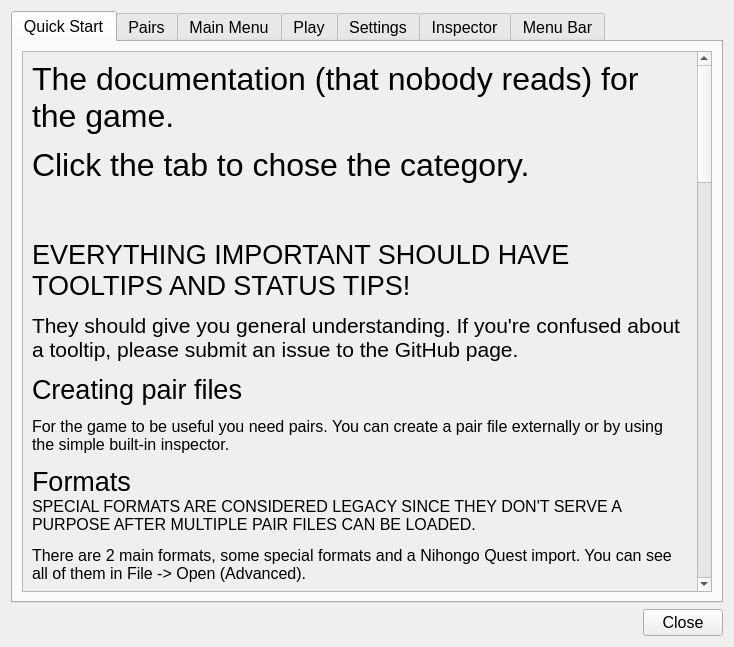
<?xml version="1.0" encoding="UTF-8"?>
<ui version="4.0">
 <class>documentation</class>
 <widget class="QWidget" name="documentation">
  <property name="geometry">
   <rect>
    <x>0</x>
    <y>0</y>
    <width>734</width>
    <height>647</height>
   </rect>
  </property>
  <property name="font">
   <font>
    <pointsize>12</pointsize>
   </font>
  </property>
  <property name="windowTitle">
   <string>Documentation</string>
  </property>
  <layout class="QVBoxLayout" name="verticalLayout">
   <item>
    <widget class="QTabWidget" name="tabWidget">
     <property name="currentIndex">
      <number>0</number>
     </property>
     <widget class="QWidget" name="tab_quickstart_2">
      <attribute name="title">
       <string>Quick Start</string>
      </attribute>
      <layout class="QVBoxLayout" name="verticalLayout_17">
       <item>
        <widget class="QScrollArea" name="scrollArea_8">
         <property name="widgetResizable">
          <bool>true</bool>
         </property>
         <widget class="QWidget" name="scrollAreaWidgetContents_9">
          <property name="geometry">
           <rect>
            <x>0</x>
            <y>-2207</y>
            <width>684</width>
            <height>2752</height>
           </rect>
          </property>
          <layout class="QVBoxLayout" name="verticalLayout_18">
           <item>
            <widget class="QLabel" name="label_11">
             <property name="font">
              <font>
               <pointsize>20</pointsize>
              </font>
             </property>
             <property name="cursor">
              <cursorShape>IBeamCursor</cursorShape>
             </property>
             <property name="text">
              <string>&lt;html&gt;&lt;head/&gt;&lt;body&gt;&lt;p&gt;&lt;span style=&quot; font-size:24pt;&quot;&gt;The documentation (that nobody reads) for the game.&lt;/span&gt;&lt;/p&gt;&lt;p&gt;&lt;span style=&quot; font-size:24pt;&quot;&gt;Click the tab to chose the category.&lt;/span&gt;&lt;/p&gt;&lt;/body&gt;&lt;/html&gt;</string>
             </property>
             <property name="wordWrap">
              <bool>true</bool>
             </property>
             <property name="textInteractionFlags">
              <set>Qt::LinksAccessibleByMouse|Qt::TextSelectableByMouse</set>
             </property>
            </widget>
           </item>
           <item>
            <widget class="QLabel" name="label_12">
             <property name="font">
              <font>
               <pointsize>12</pointsize>
              </font>
             </property>
             <property name="cursor">
              <cursorShape>IBeamCursor</cursorShape>
             </property>
             <property name="text">
              <string>&lt;html&gt;&lt;head/&gt;&lt;body&gt;&lt;p&gt;&lt;br/&gt;&lt;/p&gt;&lt;p&gt;&lt;span style=&quot; font-size:20pt;&quot;&gt;EVERYTHING IMPORTANT SHOULD HAVE TOOLTIPS AND STATUS TIPS!&lt;/span&gt;&lt;/p&gt;&lt;p&gt;&lt;span style=&quot; font-size:16pt;&quot;&gt;They should give you general understanding. If you're confused about a tooltip, please submit an issue to the GitHub page.&lt;/span&gt;&lt;/p&gt;&lt;p&gt;&lt;span style=&quot; font-size:20pt;&quot;&gt;Creating pair files&lt;/span&gt;&lt;/p&gt;&lt;p&gt;For the game to be useful you need pairs. You can create a pair file externally or by using the simple built-in inspector.&lt;/p&gt;&lt;p&gt;&lt;span style=&quot; font-size:20pt;&quot;&gt;Formats&lt;br/&gt;&lt;/span&gt;SPECIAL FORMATS ARE CONSIDERED LEGACY SINCE THEY DON'T SERVE A PURPOSE AFTER MULTIPLE PAIR FILES CAN BE LOADED.&lt;/p&gt;&lt;p&gt;There are 2 main formats, some special formats and a Nihongo Quest import. You can see all of them in File -&amp;gt; Open (Advanced).&lt;/p&gt;&lt;p&gt;The two modes you should be aware of are Default CSV and Default JSON. You should write your pairs in Default CSV or in the inspector since those are the easiest to use. The inspector will create JSON files.&lt;/p&gt;&lt;p&gt;A pair can have as many questions or answers as you want. The reason why it can have many questions is because you can flip questions and answers so that answers are questions and questions are answers.&lt;/p&gt;&lt;/body&gt;&lt;/html&gt;</string>
             </property>
             <property name="wordWrap">
              <bool>true</bool>
             </property>
             <property name="textInteractionFlags">
              <set>Qt::LinksAccessibleByMouse|Qt::TextSelectableByMouse</set>
             </property>
            </widget>
           </item>
           <item>
            <widget class="QTabWidget" name="tabWidget_examples_2">
             <property name="minimumSize">
              <size>
               <width>0</width>
               <height>400</height>
              </size>
             </property>
             <property name="maximumSize">
              <size>
               <width>16777215</width>
               <height>400</height>
              </size>
             </property>
             <property name="font">
              <font>
               <pointsize>12</pointsize>
              </font>
             </property>
             <property name="currentIndex">
              <number>0</number>
             </property>
             <widget class="QWidget" name="tab_examples_csv_default_2">
              <attribute name="title">
               <string>Default CSV</string>
              </attribute>
              <layout class="QVBoxLayout" name="verticalLayout_19">
               <item>
                <widget class="QScrollArea" name="scrollArea_9">
                 <property name="font">
                  <font>
                   <pointsize>12</pointsize>
                  </font>
                 </property>
                 <property name="widgetResizable">
                  <bool>true</bool>
                 </property>
                 <widget class="QWidget" name="scrollAreaWidgetContents_10">
                  <property name="geometry">
                   <rect>
                    <x>0</x>
                    <y>0</y>
                    <width>648</width>
                    <height>336</height>
                   </rect>
                  </property>
                  <layout class="QVBoxLayout" name="verticalLayout_20">
                   <item alignment="Qt::AlignTop">
                    <widget class="QLabel" name="label_13">
                     <property name="cursor">
                      <cursorShape>IBeamCursor</cursorShape>
                     </property>
                     <property name="text">
                      <string>&lt;html&gt;&lt;head/&gt;&lt;body&gt;&lt;p&gt;Question1&lt;br/&gt;Answer1&lt;br/&gt;Question2a,Question2b,Question2c&lt;br/&gt;Answer2a&lt;br/&gt;What is the capital of Japan?&lt;br/&gt;Tokyo&lt;br/&gt;What is the tallest mountain in the world?&lt;br/&gt;Mount Everest,Everest&lt;br/&gt;What is 5 + 3?&lt;br/&gt;8&lt;br/&gt;What is the currency of the United States?&lt;br/&gt;Dollar,US Dollar,USD&lt;/p&gt;&lt;/body&gt;&lt;/html&gt;</string>
                     </property>
                     <property name="wordWrap">
                      <bool>true</bool>
                     </property>
                     <property name="textInteractionFlags">
                      <set>Qt::LinksAccessibleByMouse|Qt::TextSelectableByMouse</set>
                     </property>
                    </widget>
                   </item>
                  </layout>
                 </widget>
                </widget>
               </item>
              </layout>
             </widget>
             <widget class="QWidget" name="tab_examples_json_2">
              <attribute name="title">
               <string>Default JSON</string>
              </attribute>
              <layout class="QVBoxLayout" name="verticalLayout_21">
               <item>
                <widget class="QScrollArea" name="scrollArea_10">
                 <property name="widgetResizable">
                  <bool>true</bool>
                 </property>
                 <widget class="QWidget" name="scrollAreaWidgetContents_11">
                  <property name="geometry">
                   <rect>
                    <x>0</x>
                    <y>0</y>
                    <width>413</width>
                    <height>932</height>
                   </rect>
                  </property>
                  <layout class="QVBoxLayout" name="verticalLayout_22">
                   <item>
                    <widget class="QLabel" name="label_14">
                     <property name="font">
                      <font>
                       <pointsize>12</pointsize>
                      </font>
                     </property>
                     <property name="cursor">
                      <cursorShape>IBeamCursor</cursorShape>
                     </property>
                     <property name="text">
                      <string>{
    &quot;This title doesn't matter for now.&quot;: [
        {
            &quot;question&quot;: [
                &quot;What is 5 + 3?&quot;
            ],
            &quot;answer&quot;: [
                &quot;8&quot;
            ]
        },
        {
            &quot;question&quot;: [
                &quot;What is the tallest mountain in the world?&quot;
            ],
            &quot;answer&quot;: [
                &quot;Mount Everest&quot;,
                &quot;Everest&quot;
            ]
        },
        {
            &quot;question&quot;: [
                &quot;What is the capital of Japan?&quot;
            ],
            &quot;answer&quot;: [
                &quot;Tokyo&quot;
            ]
        },
        {
            &quot;question&quot;: [
                &quot;What is the currency of the United States?&quot;
            ],
            &quot;answer&quot;: [
                &quot;Dollar&quot;,
                &quot;US Dollar&quot;,
                &quot;USD&quot;
            ]
        }
    ]
}
</string>
                     </property>
                     <property name="textInteractionFlags">
                      <set>Qt::LinksAccessibleByMouse|Qt::TextSelectableByMouse</set>
                     </property>
                    </widget>
                   </item>
                  </layout>
                 </widget>
                </widget>
               </item>
              </layout>
             </widget>
            </widget>
           </item>
           <item>
            <widget class="QLabel" name="label_15">
             <property name="cursor">
              <cursorShape>IBeamCursor</cursorShape>
             </property>
             <property name="text">
              <string>&lt;html&gt;&lt;head/&gt;&lt;body&gt;&lt;p&gt;As you can see, it follows a format where uneven lines are questions and even lines are answers.&lt;/p&gt;&lt;p&gt;&lt;span style=&quot; font-size:20pt;&quot;&gt;Importing pairs&lt;/span&gt;&lt;/p&gt;&lt;p&gt;This is really easy. Just go File -&amp;gt; Open or Open (Advanced) and choose the file or files you have made. Advanced gives more control over what do you want to import, but normal open should work 99.9% of the time.&lt;/p&gt;&lt;p&gt;After you have imported the pairs you can see on the bottom of the main menu screen that &amp;quot;Loaded [Amount of pairs] pairs from [Filename].&amp;quot; or &amp;quot;Loaded [Amount of pairs] pairs from multiple files. That means you have successfully imported the pairs.&lt;/p&gt;&lt;p&gt;&lt;br/&gt;&lt;/p&gt;&lt;p&gt;&lt;span style=&quot; font-size:20pt;&quot;&gt;Playing the game&lt;/span&gt;&lt;/p&gt;&lt;p&gt;You can choose from 3 modes, 3 question orders and whether to flip the questions and answers.&lt;/p&gt;&lt;p&gt;&lt;br/&gt;&lt;/p&gt;&lt;p&gt;&lt;span style=&quot; font-size:16pt;&quot;&gt;Modes:&lt;/span&gt;&lt;/p&gt;&lt;p&gt;Normal: This is a generic mode where a question is asked and you have to input the answer.&lt;/p&gt;&lt;p&gt;Multiple Choice: In this you can choose from answer candidates taken from the pairs.&lt;/p&gt;&lt;p&gt;Survive!: This is like Normal, but you can fail only a specified amount of times.&lt;br/&gt;&lt;/p&gt;&lt;p&gt;&lt;span style=&quot; font-size:16pt;&quot;&gt;Question orders:&lt;/span&gt;&lt;/p&gt;&lt;p&gt;Forward: Go forward from question 1 to the last question. After that returns back to question one etc.&lt;/p&gt;&lt;p&gt;Reverse: Go backwards from last question to question 1. After that returns back to the last question etc.&lt;/p&gt;&lt;p&gt;Random: Goes through the questions in a random order with a simple never repeat way.&lt;/p&gt;&lt;p&gt;&lt;span style=&quot; font-size:16pt;&quot;&gt;Other:&lt;/span&gt;&lt;/p&gt;&lt;p&gt;Flip questions and answers: This flips questions and answers so that now questions are answers and answers are questions.&lt;/p&gt;&lt;p&gt;&lt;br/&gt;&lt;/p&gt;&lt;p&gt;After selecting the wanted modes you can press the &amp;quot;Play&amp;quot; button at the bottom of the screen. That throws you into the gameplay section.&lt;/p&gt;&lt;p&gt;&lt;br/&gt;&lt;/p&gt;&lt;p&gt;&lt;span style=&quot; font-size:20pt;&quot;&gt;Gameplay tricks&lt;/span&gt;&lt;/p&gt;&lt;p&gt;There are some neat things you can do in gameplay. Other than answerring the question.&lt;/p&gt;&lt;p&gt;&amp;quot;c&amp;quot; or &amp;quot;correct&amp;quot;: Shows the correct answer. Breaks your streak.&lt;/p&gt;&lt;p&gt;&amp;quot;seek NUMBER&amp;quot;: Seeks to the specified number. Does not break your streak.&lt;/p&gt;&lt;p&gt;&amp;quot;q&amp;quot; or &amp;quot;quit&amp;quot;: Quits back to main menu. Breaks your streak (For now)&lt;/p&gt;&lt;p&gt;You can also just go back to the Main Menu tab by clicking it and start a new game.&lt;/p&gt;&lt;p&gt;&lt;br/&gt;&lt;/p&gt;&lt;p&gt;In Multiple Choice to quit the game you have to just click the Main Menu tab.&lt;/p&gt;&lt;/body&gt;&lt;/html&gt;</string>
             </property>
             <property name="wordWrap">
              <bool>true</bool>
             </property>
             <property name="textInteractionFlags">
              <set>Qt::LinksAccessibleByMouse|Qt::TextSelectableByMouse</set>
             </property>
            </widget>
           </item>
           <item>
            <spacer name="verticalSpacer_7">
             <property name="orientation">
              <enum>Qt::Vertical</enum>
             </property>
             <property name="sizeHint" stdset="0">
              <size>
               <width>20</width>
               <height>40</height>
              </size>
             </property>
            </spacer>
           </item>
          </layout>
         </widget>
        </widget>
       </item>
      </layout>
     </widget>
     <widget class="QWidget" name="tab_pairs">
      <attribute name="title">
       <string>Pairs</string>
      </attribute>
      <layout class="QVBoxLayout" name="verticalLayout_2">
       <item>
        <widget class="QScrollArea" name="scrollArea">
         <property name="widgetResizable">
          <bool>true</bool>
         </property>
         <widget class="QWidget" name="scrollAreaWidgetContents_2">
          <property name="geometry">
           <rect>
            <x>0</x>
            <y>0</y>
            <width>684</width>
            <height>2391</height>
           </rect>
          </property>
          <layout class="QVBoxLayout" name="verticalLayout_3">
           <item alignment="Qt::AlignTop">
            <widget class="QLabel" name="label">
             <property name="cursor">
              <cursorShape>IBeamCursor</cursorShape>
             </property>
             <property name="text">
              <string>&lt;html&gt;&lt;head/&gt;&lt;body&gt;&lt;p&gt;&lt;span style=&quot; font-size:20pt;&quot;&gt;All about pairs&lt;/span&gt;&lt;/p&gt;&lt;p&gt;There's no use of the game without pairs.&lt;/p&gt;&lt;p&gt;Every format has the same end result; the pairs appear. There are still quite a lot of pair import methods for some reason. (Most of them will be considered legacy since they aren't needed anymore, I'll not be going through them here.)&lt;/p&gt;&lt;p&gt;The game supports only UTF 8 files. In most cases the files are UTF 8, but it will likely throw an error if the file is not UTF 8 encoded.&lt;/p&gt;&lt;p&gt;&lt;span style=&quot; font-size:16pt;&quot;&gt;Tooltips&lt;/span&gt;&lt;/p&gt;&lt;p&gt;You can make your own tooltips by putting it as a question or answer in the following format. (It will not become a question or an answer)&lt;/p&gt;&lt;p&gt;{tooltip=&amp;quot;This is a tooltip.&amp;quot;}&lt;br/&gt;{tooltip = 'This is also a tooltip.'}&lt;/p&gt;&lt;p&gt;These will show the text inside the quotes and remove the question or answer they are in. So your question answer pair could look something like this:&lt;/p&gt;&lt;p&gt;Question,{tooltip=&amp;quot;This is a tooltip.&amp;quot;}&lt;br/&gt;Answer,{tooltip = 'Hint: There's an answer.'}&lt;br/&gt;Question2,This text will not appear {tooltip=&amp;quot;This is a tooltip.&amp;quot;}&lt;br/&gt;Answer2,This text will also not appear {tooltip=&amp;quot;This is also a tooltip.&amp;quot;}&lt;/p&gt;&lt;p&gt;In this example the text inside second cells is not visible because they are in the same cell as the tooltip.&lt;/p&gt;&lt;p&gt;&lt;span style=&quot; font-size:16pt;&quot;&gt;CSV&lt;/span&gt;&lt;/p&gt;&lt;p&gt;This will be the format you will be writing in. It's fairly straight forward and the easiest of them all.&lt;/p&gt;&lt;p&gt;-----&lt;br/&gt;Question1&lt;br/&gt;Answer1&lt;br/&gt;Question2a,Question2b,Question2c&lt;br/&gt;Answer2a&lt;br/&gt;What is the capital of Japan?&lt;br/&gt;Tokyo&lt;br/&gt;What is the tallest mountain in the world?&lt;br/&gt;Mount Everest,Everest&lt;br/&gt;What is 5 + 3?&lt;br/&gt;8&lt;br/&gt;What is the currency of the United States?&lt;br/&gt;Dollar,US Dollar,USD&lt;br/&gt;-----&lt;/p&gt;&lt;p&gt;On the 3rd line you can see 3 questions. This is because you can flip the questions and answers, but that question will appear followingly: &amp;quot;Question2a / Question2b / Question2c&amp;quot; in the game.&lt;/p&gt;&lt;p&gt;To write in this format you can use something like LibreOffice Calc, Exel or Google Sheets. &lt;span style=&quot; font-weight:600;&quot;&gt;When saving the file remember to choose CSV as the format.&lt;/span&gt; After that you can just drag and drop the file onto the game window.&lt;/p&gt;&lt;p&gt;&lt;span style=&quot; font-size:16pt;&quot;&gt;JSON&lt;/span&gt;&lt;/p&gt;&lt;p&gt;The game saves its files in JSON. You don't need to know anything about it if you don't want.&lt;/p&gt;&lt;p&gt;Here's a simple example of a file in JSON format.&lt;/p&gt;&lt;p&gt;-----&lt;/p&gt;&lt;/body&gt;&lt;/html&gt;</string>
             </property>
             <property name="wordWrap">
              <bool>true</bool>
             </property>
             <property name="textInteractionFlags">
              <set>Qt::LinksAccessibleByMouse|Qt::TextSelectableByMouse</set>
             </property>
            </widget>
           </item>
           <item>
            <widget class="QLabel" name="label_2">
             <property name="cursor">
              <cursorShape>IBeamCursor</cursorShape>
             </property>
             <property name="text">
              <string>{
    &quot;This title doesn't matter for now.&quot;: [
        {
            &quot;question&quot;: [
                &quot;What is 5 + 3?&quot;
            ],
            &quot;answer&quot;: [
                &quot;8&quot;
            ]
        },
        {
            &quot;question&quot;: [
                &quot;What is the tallest mountain in the world?&quot;
            ],
            &quot;answer&quot;: [
                &quot;Mount Everest&quot;,
                &quot;Everest&quot;
            ]
        },
        {
            &quot;question&quot;: [
                &quot;What is the capital of Japan?&quot;
            ],
            &quot;answer&quot;: [
                &quot;Tokyo&quot;
            ]
        },
        {
            &quot;question&quot;: [
                &quot;What is the currency of the United States?&quot;
            ],
            &quot;answer&quot;: [
                &quot;Dollar&quot;,
                &quot;US Dollar&quot;,
                &quot;USD&quot;
            ]
        }
    ]
}
</string>
             </property>
             <property name="textInteractionFlags">
              <set>Qt::LinksAccessibleByMouse|Qt::TextSelectableByMouse</set>
             </property>
            </widget>
           </item>
           <item>
            <widget class="QLabel" name="label_3">
             <property name="cursor">
              <cursorShape>IBeamCursor</cursorShape>
             </property>
             <property name="text">
              <string>&lt;html&gt;&lt;head/&gt;&lt;body&gt;&lt;p&gt;-----&lt;br/&gt;There are some other fields, but most of them are considered legacy as of version 2.0.&lt;/p&gt;&lt;/body&gt;&lt;/html&gt;</string>
             </property>
             <property name="textInteractionFlags">
              <set>Qt::LinksAccessibleByMouse|Qt::TextSelectableByMouse</set>
             </property>
            </widget>
           </item>
           <item>
            <spacer name="verticalSpacer">
             <property name="orientation">
              <enum>Qt::Vertical</enum>
             </property>
             <property name="sizeHint" stdset="0">
              <size>
               <width>20</width>
               <height>40</height>
              </size>
             </property>
            </spacer>
           </item>
          </layout>
         </widget>
        </widget>
       </item>
      </layout>
     </widget>
     <widget class="QWidget" name="tab_main_menu_2">
      <attribute name="title">
       <string>Main Menu</string>
      </attribute>
      <layout class="QVBoxLayout" name="verticalLayout_23">
       <item>
        <widget class="QScrollArea" name="scrollArea_11">
         <property name="widgetResizable">
          <bool>true</bool>
         </property>
         <widget class="QWidget" name="scrollAreaWidgetContents_12">
          <property name="geometry">
           <rect>
            <x>0</x>
            <y>0</y>
            <width>684</width>
            <height>1013</height>
           </rect>
          </property>
          <layout class="QVBoxLayout" name="verticalLayout_24">
           <item alignment="Qt::AlignTop">
            <widget class="QLabel" name="label_16">
             <property name="cursor">
              <cursorShape>IBeamCursor</cursorShape>
             </property>
             <property name="text">
              <string>&lt;html&gt;&lt;head/&gt;&lt;body&gt;&lt;p&gt;&lt;span style=&quot; font-size:20pt;&quot;&gt;Main Menu&lt;/span&gt;&lt;/p&gt;&lt;p&gt;Here you select the wanted game mode and go play it.&lt;/p&gt;&lt;p&gt;You can choose from 3 modes, 3 question orders and whether to flip the questions and answers.&lt;/p&gt;&lt;p&gt;&lt;br/&gt;&lt;/p&gt;&lt;p&gt;&lt;span style=&quot; font-size:16pt;&quot;&gt;Modes:&lt;/span&gt;&lt;/p&gt;&lt;p&gt;Normal: This is a generic mode where a question is asked and you have to input the answer.&lt;/p&gt;&lt;p&gt;Multiple Choice: In this you can choose from answer candidates taken from the pairs.&lt;/p&gt;&lt;p&gt;Survive!: This is like Normal, but you can fail only a specified amount of times.&lt;br/&gt;&lt;/p&gt;&lt;p&gt;&lt;span style=&quot; font-size:16pt;&quot;&gt;Question orders:&lt;/span&gt;&lt;/p&gt;&lt;p&gt;Forward: Go forward from question 1 to the last question. After that returns back to question one etc.&lt;/p&gt;&lt;p&gt;Reverse: Go backwards from last question to question 1. After that returns back to the last question etc.&lt;/p&gt;&lt;p&gt;Random: Goes through the questions in a random order with a simple never repeat way.&lt;/p&gt;&lt;p&gt;&lt;span style=&quot; font-size:16pt;&quot;&gt;Other:&lt;/span&gt;&lt;/p&gt;&lt;p&gt;Flip questions and answers: This flips questions and answers so that now questions are answers and answers are questions.&lt;/p&gt;&lt;p&gt;&lt;br/&gt;&lt;/p&gt;&lt;p&gt;After selecting the wanted modes you can press the &amp;quot;Play&amp;quot; button at the bottom of the screen. That throws you into the gameplay section.&lt;/p&gt;&lt;p&gt;&lt;br/&gt;&lt;/p&gt;&lt;p&gt;&lt;span style=&quot; font-size:20pt;&quot;&gt;The Quit Button&lt;/span&gt;&lt;/p&gt;&lt;p&gt;This button simply closes the game.&lt;/p&gt;&lt;/body&gt;&lt;/html&gt;</string>
             </property>
             <property name="wordWrap">
              <bool>true</bool>
             </property>
             <property name="textInteractionFlags">
              <set>Qt::LinksAccessibleByMouse|Qt::TextSelectableByMouse</set>
             </property>
            </widget>
           </item>
           <item>
            <spacer name="verticalSpacer_8">
             <property name="orientation">
              <enum>Qt::Vertical</enum>
             </property>
             <property name="sizeHint" stdset="0">
              <size>
               <width>20</width>
               <height>40</height>
              </size>
             </property>
            </spacer>
           </item>
          </layout>
         </widget>
        </widget>
       </item>
      </layout>
     </widget>
     <widget class="QWidget" name="tab_play_normal_2">
      <attribute name="title">
       <string>Play</string>
      </attribute>
      <layout class="QVBoxLayout" name="verticalLayout_25">
       <item>
        <widget class="QScrollArea" name="scrollArea_12">
         <property name="widgetResizable">
          <bool>true</bool>
         </property>
         <widget class="QWidget" name="scrollAreaWidgetContents_13">
          <property name="geometry">
           <rect>
            <x>0</x>
            <y>0</y>
            <width>684</width>
            <height>1737</height>
           </rect>
          </property>
          <layout class="QVBoxLayout" name="verticalLayout_26">
           <item alignment="Qt::AlignTop">
            <widget class="QLabel" name="label_17">
             <property name="cursor">
              <cursorShape>IBeamCursor</cursorShape>
             </property>
             <property name="text">
              <string>&lt;!DOCTYPE HTML PUBLIC &quot;-//W3C//DTD HTML 4.0//EN&quot; &quot;http://www.w3.org/TR/REC-html40/strict.dtd&quot;&gt;
&lt;html&gt;&lt;head&gt;&lt;meta name=&quot;qrichtext&quot; content=&quot;1&quot; /&gt;&lt;style type=&quot;text/css&quot;&gt;
p, li { white-space: pre-wrap; }
&lt;/style&gt;&lt;/head&gt;&lt;body style=&quot; font-family:'Sans Serif'; font-size:12pt; font-weight:400; font-style:normal;&quot;&gt;
&lt;p style=&quot; margin-top:12px; margin-bottom:12px; margin-left:0px; margin-right:0px; -qt-block-indent:0; text-indent:0px;&quot;&gt;&lt;span style=&quot; font-size:20pt;&quot;&gt;Play (Normal)&lt;/span&gt;&lt;/p&gt;
&lt;p style=&quot; margin-top:12px; margin-bottom:12px; margin-left:0px; margin-right:0px; -qt-block-indent:0; text-indent:0px;&quot;&gt;Play tab has a couple of items to it.&lt;/p&gt;
&lt;p style=&quot; margin-top:12px; margin-bottom:12px; margin-left:0px; margin-right:0px; -qt-block-indent:0; text-indent:0px;&quot;&gt;On the top left corner there's an info field. This displays current information such as if you answerred correctly or not.&lt;/p&gt;
&lt;p style=&quot; margin-top:12px; margin-bottom:12px; margin-left:0px; margin-right:0px; -qt-block-indent:0; text-indent:0px;&quot;&gt;On the top right there's streak. If you hover over it you can see your all time streak. This is saved across sessions.&lt;/p&gt;
&lt;p style=&quot; margin-top:12px; margin-bottom:12px; margin-left:0px; margin-right:0px; -qt-block-indent:0; text-indent:0px;&quot;&gt;On the middle you can see the question.&lt;/p&gt;
&lt;p style=&quot; margin-top:12px; margin-bottom:12px; margin-left:0px; margin-right:0px; -qt-block-indent:0; text-indent:0px;&quot;&gt;Under that there's the input field.&lt;/p&gt;
&lt;p style=&quot; margin-top:12px; margin-bottom:12px; margin-left:0px; margin-right:0px; -qt-block-indent:0; text-indent:0px;&quot;&gt;On the bottom right corner there's a check button which can be pressed to check if what you wrote was correct. You can also press enter while typing.&lt;/p&gt;
&lt;p style=&quot; margin-top:12px; margin-bottom:12px; margin-left:0px; margin-right:0px; -qt-block-indent:0; text-indent:0px;&quot;&gt;If you don't give an answer nothing will happen if the Check button is pressed.&lt;/p&gt;
&lt;p style=&quot; margin-top:12px; margin-bottom:12px; margin-left:0px; margin-right:0px; -qt-block-indent:0; text-indent:0px;&quot;&gt;&lt;span style=&quot; font-size:16pt;&quot;&gt;Multiple answer choices&lt;/span&gt;&lt;/p&gt;
&lt;p style=&quot; margin-top:12px; margin-bottom:12px; margin-left:0px; margin-right:0px; -qt-block-indent:0; text-indent:0px;&quot;&gt;If you have multiple answer choices you can put them all on the answer field. You just have to make sure that these criteria is met:&lt;/p&gt;
&lt;p style=&quot; margin-top:12px; margin-bottom:12px; margin-left:0px; margin-right:0px; -qt-block-indent:0; text-indent:0px;&quot;&gt;1. the separator is one of these &amp;quot; /|;,&amp;quot; yes, they can also be separated by just a space&lt;/p&gt;
&lt;p style=&quot; margin-top:12px; margin-bottom:12px; margin-left:0px; margin-right:0px; -qt-block-indent:0; text-indent:0px;&quot;&gt;2. They must be in the same order as you've put them.&lt;/p&gt;
&lt;p style=&quot; margin-top:12px; margin-bottom:12px; margin-left:0px; margin-right:0px; -qt-block-indent:0; text-indent:0px;&quot;&gt;If you're interested more deeply in the matching here's how it's done:&lt;br /&gt;&lt;span style=&quot; font-style:italic;&quot;&gt;match = re.search(r&amp;quot; ?[ /|;,]+ ?| ?or ?&amp;quot;.join(correct_answers), user_input)&lt;/span&gt;&lt;/p&gt;
&lt;p style=&quot; margin-top:12px; margin-bottom:12px; margin-left:0px; margin-right:0px; -qt-block-indent:0; text-indent:0px;&quot;&gt;&lt;span style=&quot; font-size:16pt;&quot;&gt;Commands&lt;/span&gt;&lt;/p&gt;
&lt;p style=&quot; margin-top:12px; margin-bottom:12px; margin-left:0px; margin-right:0px; -qt-block-indent:0; text-indent:0px;&quot;&gt;Instead of typing the answer you can also type these commands to the input field and press check.&lt;/p&gt;
&lt;p style=&quot; margin-top:12px; margin-bottom:12px; margin-left:0px; margin-right:0px; -qt-block-indent:0; text-indent:0px;&quot;&gt;&amp;quot;c&amp;quot; or &amp;quot;correct&amp;quot;: Shows the correct answer. Breaks your streak.&lt;/p&gt;
&lt;p style=&quot; margin-top:12px; margin-bottom:12px; margin-left:0px; margin-right:0px; -qt-block-indent:0; text-indent:0px;&quot;&gt;&amp;quot;seek NUMBER&amp;quot;: Seeks to the specified number. Does not break your streak. (Replace NUMBER with an actual number)&lt;/p&gt;
&lt;p style=&quot; margin-top:12px; margin-bottom:12px; margin-left:0px; margin-right:0px; -qt-block-indent:0; text-indent:0px;&quot;&gt;&amp;quot;q&amp;quot; or &amp;quot;quit&amp;quot;: Quits back to main menu. Breaks your streak (For now)&lt;/p&gt;
&lt;p style=&quot; margin-top:12px; margin-bottom:12px; margin-left:0px; margin-right:0px; -qt-block-indent:0; text-indent:0px;&quot;&gt;You can also just go back to the Main Menu tab by clicking it. If you want to start a new game you just press play again.&lt;/p&gt;
&lt;p style=&quot; margin-top:12px; margin-bottom:12px; margin-left:0px; margin-right:0px; -qt-block-indent:0; text-indent:0px;&quot;&gt;&lt;span style=&quot; font-size:16pt;&quot;&gt;Survive!&lt;/span&gt;&lt;/p&gt;
&lt;p style=&quot; margin-top:12px; margin-bottom:12px; margin-left:0px; margin-right:0px; -qt-block-indent:0; text-indent:0px;&quot;&gt;In this mode you can see your &amp;quot;lives&amp;quot; at the bottom left corner of the window.&lt;/p&gt;
&lt;p style=&quot; margin-top:12px; margin-bottom:12px; margin-left:0px; margin-right:0px; -qt-block-indent:0; text-indent:0px;&quot;&gt;&lt;br /&gt;&lt;/p&gt;
&lt;p style=&quot; margin-top:12px; margin-bottom:12px; margin-left:0px; margin-right:0px; -qt-block-indent:0; text-indent:0px;&quot;&gt;&lt;span style=&quot; font-size:20pt;&quot;&gt;Play (Multiple Choice)&lt;/span&gt;&lt;/p&gt;
&lt;p style=&quot; margin-top:12px; margin-bottom:12px; margin-left:0px; margin-right:0px; -qt-block-indent:0; text-indent:0px;&quot;&gt;There's also a multiple choice mode.&lt;/p&gt;
&lt;p style=&quot; margin-top:12px; margin-bottom:12px; margin-left:0px; margin-right:0px; -qt-block-indent:0; text-indent:0px;&quot;&gt;In this you have a bit different layout. I'll still go through every item on the layout though.&lt;/p&gt;
&lt;p style=&quot; margin-top:12px; margin-bottom:12px; margin-left:0px; margin-right:0px; -qt-block-indent:0; text-indent:0px;&quot;&gt;On the top left corner there's an info field. This displays current information such as if you answerred correctly or not.&lt;/p&gt;
&lt;p style=&quot; margin-top:12px; margin-bottom:12px; margin-left:0px; margin-right:0px; -qt-block-indent:0; text-indent:0px;&quot;&gt;On the top right there's streak. If you hover over it you can see your all time streak. This is saved across sessions.&lt;/p&gt;
&lt;p style=&quot; margin-top:12px; margin-bottom:12px; margin-left:0px; margin-right:0px; -qt-block-indent:0; text-indent:0px;&quot;&gt;On the middle you can see the question.&lt;/p&gt;
&lt;p style=&quot; margin-top:12px; margin-bottom:12px; margin-left:0px; margin-right:0px; -qt-block-indent:0; text-indent:0px;&quot;&gt;Under that there are the answer options. They are on the right side for less mouse movement from an answer to the check button.&lt;/p&gt;
&lt;p style=&quot; margin-top:12px; margin-bottom:12px; margin-left:0px; margin-right:0px; -qt-block-indent:0; text-indent:0px;&quot;&gt;On the bottom right corner there's a check button which can be pressed to check if what you wrote was correct.&lt;/p&gt;
&lt;p style=&quot; margin-top:12px; margin-bottom:12px; margin-left:0px; margin-right:0px; -qt-block-indent:0; text-indent:0px;&quot;&gt;On the bottom left corner there are two buttons:&lt;/p&gt;
&lt;p style=&quot; margin-top:12px; margin-bottom:12px; margin-left:0px; margin-right:0px; -qt-block-indent:0; text-indent:0px;&quot;&gt;Correct: This shows the correct answer in the info field on top left corner.&lt;/p&gt;
&lt;p style=&quot; margin-top:12px; margin-bottom:12px; margin-left:0px; margin-right:0px; -qt-block-indent:0; text-indent:0px;&quot;&gt;Seek: This shows a widget where you can choose question number you want to go. You cannot enter an incorrect value to it.&lt;/p&gt;
&lt;p style=&quot; margin-top:12px; margin-bottom:12px; margin-left:0px; margin-right:0px; -qt-block-indent:0; text-indent:0px;&quot;&gt;&lt;br /&gt;&lt;/p&gt;
&lt;p style=&quot; margin-top:12px; margin-bottom:12px; margin-left:0px; margin-right:0px; -qt-block-indent:0; text-indent:0px;&quot;&gt;&lt;span style=&quot; font-size:20pt;&quot;&gt;Big mode (Font)&lt;/span&gt;&lt;/p&gt;
&lt;p style=&quot; margin-top:12px; margin-bottom:12px; margin-left:0px; margin-right:0px; -qt-block-indent:0; text-indent:0px;&quot;&gt;You can go to Misc -&amp;gt; Big mode to enable a bigger font for certain gameplay items.&lt;/p&gt;&lt;/body&gt;&lt;/html&gt;</string>
             </property>
             <property name="wordWrap">
              <bool>true</bool>
             </property>
             <property name="textInteractionFlags">
              <set>Qt::LinksAccessibleByMouse|Qt::TextSelectableByMouse</set>
             </property>
            </widget>
           </item>
           <item>
            <spacer name="verticalSpacer_9">
             <property name="orientation">
              <enum>Qt::Vertical</enum>
             </property>
             <property name="sizeHint" stdset="0">
              <size>
               <width>20</width>
               <height>40</height>
              </size>
             </property>
            </spacer>
           </item>
          </layout>
         </widget>
        </widget>
       </item>
      </layout>
     </widget>
     <widget class="QWidget" name="tab_settings_2">
      <attribute name="title">
       <string>Settings</string>
      </attribute>
      <layout class="QVBoxLayout" name="verticalLayout_27">
       <item>
        <widget class="QScrollArea" name="scrollArea_15">
         <property name="widgetResizable">
          <bool>true</bool>
         </property>
         <widget class="QWidget" name="scrollAreaWidgetContents">
          <property name="geometry">
           <rect>
            <x>0</x>
            <y>0</y>
            <width>684</width>
            <height>611</height>
           </rect>
          </property>
          <layout class="QVBoxLayout" name="verticalLayout_32">
           <item>
            <widget class="QLabel" name="label_18">
             <property name="cursor">
              <cursorShape>IBeamCursor</cursorShape>
             </property>
             <property name="text">
              <string>&lt;html&gt;&lt;head/&gt;&lt;body&gt;&lt;p&gt;&lt;span style=&quot; font-size:20pt;&quot;&gt;Settings&lt;/span&gt;&lt;/p&gt;&lt;p&gt;This will cover every single setting in the settings tab.&lt;/p&gt;&lt;p&gt;All time streak: Shows your all time streak&lt;/p&gt;&lt;p&gt;All time survival streak: Shows you all time streak on Survive! mode.&lt;/p&gt;&lt;p&gt;Reset all time streak: Resets your all time streak. You have to first check the box and save.&lt;/p&gt;&lt;p&gt;Reset all time survival streak: Resets your all time survival streak. You have to first check the box and save.&lt;/p&gt;&lt;p&gt;Min question: The lowest question number to be asked &lt;span style=&quot; font-weight:600;&quot;&gt;in random mode&lt;/span&gt;.&lt;/p&gt;&lt;p&gt;Max question: The highest question number to be asked &lt;span style=&quot; font-weight:600;&quot;&gt;in random mode&lt;/span&gt;.&lt;/p&gt;&lt;p&gt;Show current question number: Whether to show the current question number before the question.&lt;/p&gt;&lt;p&gt;Multiple choice max options: How many candidates to show in multiple choice.&lt;/p&gt;&lt;p&gt;Lives: Choose the amount of lives you want to have in Survive! mode.&lt;/p&gt;&lt;p&gt;Fuzzy select percent: ONLY WORKS IF THEFUZZ IS INTALLED! How many percent of error can the answer have for it to be counted as &amp;quot;almost correct&amp;quot;. &lt;br/&gt;100% = The answer has to be 100% correct. No mistakes.&lt;br/&gt;80% = The answer has to be 90% correct for it to count as &amp;quot;almost correct&amp;quot;.&lt;/p&gt;&lt;/body&gt;&lt;/html&gt;</string>
             </property>
             <property name="wordWrap">
              <bool>true</bool>
             </property>
             <property name="textInteractionFlags">
              <set>Qt::LinksAccessibleByMouse|Qt::TextSelectableByMouse</set>
             </property>
            </widget>
           </item>
           <item>
            <spacer name="verticalSpacer_10">
             <property name="orientation">
              <enum>Qt::Vertical</enum>
             </property>
             <property name="sizeHint" stdset="0">
              <size>
               <width>20</width>
               <height>33</height>
              </size>
             </property>
            </spacer>
           </item>
          </layout>
         </widget>
        </widget>
       </item>
      </layout>
     </widget>
     <widget class="QWidget" name="tab_inspector_2">
      <attribute name="title">
       <string>Inspector</string>
      </attribute>
      <layout class="QVBoxLayout" name="verticalLayout_28">
       <item>
        <widget class="QScrollArea" name="scrollArea_13">
         <property name="widgetResizable">
          <bool>true</bool>
         </property>
         <widget class="QWidget" name="scrollAreaWidgetContents_14">
          <property name="geometry">
           <rect>
            <x>0</x>
            <y>0</y>
            <width>684</width>
            <height>725</height>
           </rect>
          </property>
          <layout class="QVBoxLayout" name="verticalLayout_29">
           <item>
            <widget class="QLabel" name="label_19">
             <property name="cursor">
              <cursorShape>IBeamCursor</cursorShape>
             </property>
             <property name="text">
              <string>&lt;html&gt;&lt;head/&gt;&lt;body&gt;&lt;p&gt;&lt;span style=&quot; font-size:20pt;&quot;&gt;Inspector&lt;/span&gt;&lt;/p&gt;&lt;p&gt;The inspector is probably the most advanced feature of the game although it's still really simple.&lt;/p&gt;&lt;p&gt;You can create, remove and inspect pairs with it.&lt;/p&gt;&lt;p&gt;The format on it is a bit different than the Default CSV format. This format uses only the &amp;quot;;&amp;quot; character as a separator.&lt;/p&gt;&lt;p&gt;&lt;br/&gt;&lt;/p&gt;&lt;p&gt;-- Question --&lt;/p&gt;&lt;p&gt;What currency does the United States use?&lt;/p&gt;&lt;p&gt;-- Answer --&lt;/p&gt;&lt;p&gt;US Dollar;USD;United States Dollar&lt;/p&gt;&lt;p&gt;&lt;br/&gt;&lt;/p&gt;&lt;p&gt;Here there are 3 answer options separated by the &amp;quot;;&amp;quot; character.&lt;/p&gt;&lt;p&gt;&lt;br/&gt;&lt;span style=&quot; font-size:20pt;&quot;&gt;Inspector Tools&lt;/span&gt;&lt;/p&gt;&lt;p&gt;There's an Inspector section on the top bar.&lt;/p&gt;&lt;p&gt;This section has all the tools you can use in the inspector. I suggest you to use the shortcuts that are provided for more convenience. If the shorcuts don't feel intuitive please make a GitHub issue and suggest better ones.&lt;/p&gt;&lt;/body&gt;&lt;/html&gt;</string>
             </property>
             <property name="wordWrap">
              <bool>true</bool>
             </property>
             <property name="textInteractionFlags">
              <set>Qt::LinksAccessibleByMouse|Qt::TextSelectableByMouse</set>
             </property>
            </widget>
           </item>
           <item>
            <spacer name="verticalSpacer_11">
             <property name="orientation">
              <enum>Qt::Vertical</enum>
             </property>
             <property name="sizeHint" stdset="0">
              <size>
               <width>20</width>
               <height>40</height>
              </size>
             </property>
            </spacer>
           </item>
          </layout>
         </widget>
        </widget>
       </item>
      </layout>
     </widget>
     <widget class="QWidget" name="tab_menubar_2">
      <attribute name="title">
       <string>Menu Bar</string>
      </attribute>
      <layout class="QVBoxLayout" name="verticalLayout_30">
       <item>
        <widget class="QScrollArea" name="scrollArea_14">
         <property name="widgetResizable">
          <bool>true</bool>
         </property>
         <widget class="QWidget" name="scrollAreaWidgetContents_15">
          <property name="geometry">
           <rect>
            <x>0</x>
            <y>0</y>
            <width>684</width>
            <height>950</height>
           </rect>
          </property>
          <layout class="QVBoxLayout" name="verticalLayout_31">
           <item>
            <widget class="QLabel" name="label_20">
             <property name="cursor">
              <cursorShape>IBeamCursor</cursorShape>
             </property>
             <property name="text">
              <string>&lt;html&gt;&lt;head/&gt;&lt;body&gt;&lt;p&gt;&lt;span style=&quot; font-size:20pt;&quot;&gt;Menu Bar options&lt;/span&gt;&lt;/p&gt;&lt;p&gt;This section goes through every single option in the menu bar.&lt;/p&gt;&lt;p&gt;The menu bar is the bar on top of the window. It has the sections File, Inspector, Misc and Help.&lt;/p&gt;&lt;p&gt;&lt;span style=&quot; font-size:16pt;&quot;&gt;File&lt;/span&gt;&lt;/p&gt;&lt;p&gt;This section has 5 items.&lt;/p&gt;&lt;p&gt;Open: This opens a file selector that you can open a pair file with.&lt;/p&gt;&lt;p&gt;Open (Advanced): Clicking this opens a small widget where you can choose what kind of import methods you want to use. (Hover to see examples on the tooltip.)&lt;/p&gt;&lt;p&gt;New: This use clears current pairs from the game memory. &lt;span style=&quot; font-weight:600;&quot;&gt;There is no check for unsaved files.&lt;/span&gt;&lt;/p&gt;&lt;p&gt;Save: This is the same as the &amp;quot;Save to file&amp;quot; button in the inspector. It opens a file dialog where you can save the current pair file as a JSON.&lt;/p&gt;&lt;p&gt;Quit: Quits the game.&lt;/p&gt;&lt;p&gt;&lt;span style=&quot; font-size:16pt;&quot;&gt;Inspector&lt;/span&gt;&lt;/p&gt;&lt;p&gt;This has all the tools for the inspector.&lt;/p&gt;&lt;p&gt;New Row: Creates a new row at the end of the list.&lt;/p&gt;&lt;p&gt;New Row after selected: Creates a new row after the one you have a selected box in it.&lt;/p&gt;&lt;p&gt;Delete Last Row: Deletes the last row...&lt;/p&gt;&lt;p&gt;Delete Selected Row: Deletes the row you have a selected box in it.&lt;/p&gt;&lt;p&gt;&lt;span style=&quot; font-size:16pt;&quot;&gt;Misc&lt;/span&gt;&lt;/p&gt;&lt;p&gt;Big mode: Increases the size of certain gameplay elements.&lt;/p&gt;&lt;p&gt;Test trigger: This is used for testing things. It should not do anything if you press it.&lt;/p&gt;&lt;p&gt;&lt;span style=&quot; font-size:16pt;&quot;&gt;Help&lt;/span&gt;&lt;/p&gt;&lt;p&gt;Help!: Shows this documentation.&lt;/p&gt;&lt;p&gt;Info: Shows information about the game.&lt;/p&gt;&lt;/body&gt;&lt;/html&gt;</string>
             </property>
             <property name="wordWrap">
              <bool>true</bool>
             </property>
             <property name="textInteractionFlags">
              <set>Qt::LinksAccessibleByMouse|Qt::TextSelectableByMouse</set>
             </property>
            </widget>
           </item>
           <item>
            <spacer name="verticalSpacer_12">
             <property name="orientation">
              <enum>Qt::Vertical</enum>
             </property>
             <property name="sizeHint" stdset="0">
              <size>
               <width>20</width>
               <height>40</height>
              </size>
             </property>
            </spacer>
           </item>
          </layout>
         </widget>
        </widget>
       </item>
      </layout>
     </widget>
    </widget>
   </item>
   <item>
    <layout class="QHBoxLayout" name="horizontalLayout">
     <item>
      <spacer name="horizontalSpacer">
       <property name="orientation">
        <enum>Qt::Horizontal</enum>
       </property>
       <property name="sizeHint" stdset="0">
        <size>
         <width>40</width>
         <height>20</height>
        </size>
       </property>
      </spacer>
     </item>
     <item>
      <widget class="QPushButton" name="pushButton">
       <property name="text">
        <string>Close</string>
       </property>
      </widget>
     </item>
    </layout>
   </item>
  </layout>
 </widget>
 <resources/>
 <connections/>
</ui>
